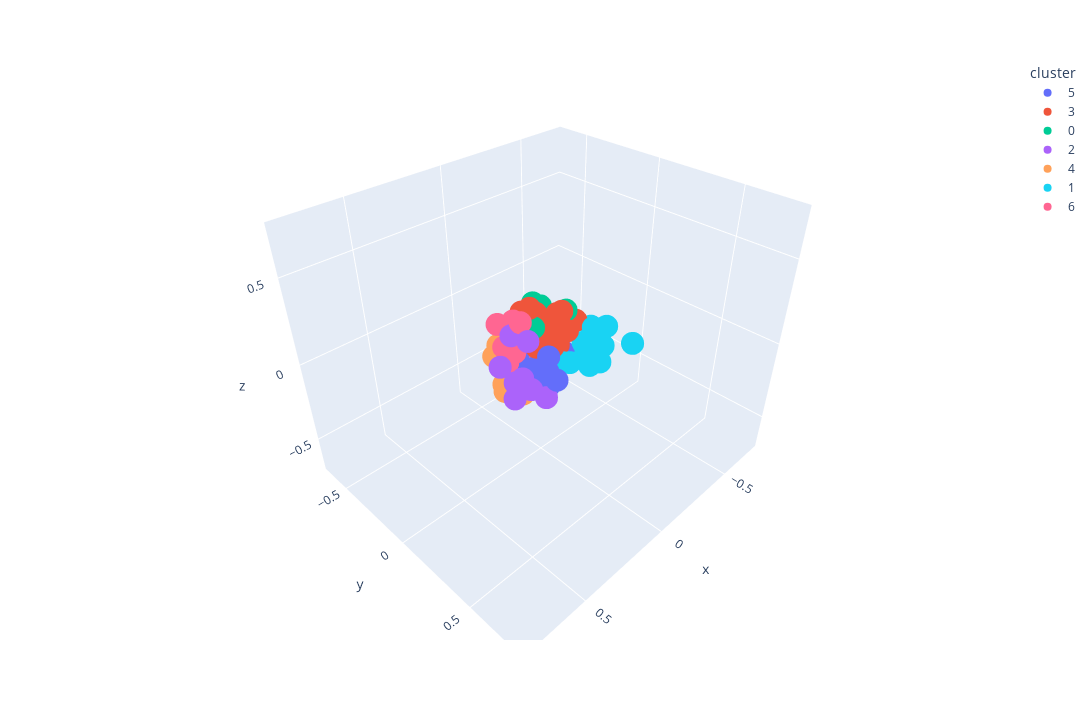

Notebook source saved alongside this figure:
### Markdown cell above
### Visualizing Descriptions

### Code cell
visualize(model, sample_descriptions, "tokenize_desc", 7)

### Figure 1 — Plotly figure (JSON) as saved in the notebook; plotly's stock layout.template omitted (floating-point values rounded to 4 significant figures)
{"data": [{"hovertemplate": "<b>%{hovertext}</b>", "hovertext": ["Baldur's Gate 3", "Cyberpunk 2077", "FINAL FANTASY XIV Online", "DAVE THE DIVER", "ELDEN RING", "Total War: WARHAMMER III", "Hogwarts Legacy", "Stardew Valley", "Wayfinder", "Metro Exodus", "RimWorld", "Stellaris", "Crusader Kings III", "ARK: Survival Evolved", "Shadow Gambit: The Cursed Crew", "Sid Meier’s Civilization® VI", "Contraband Police", "Don't Starve Together", "BOOK OF HOURS", "Valheim"], "legendgroup": "5", "marker": {"color": "#636efa", "symbol": "circle"}, "mode": "markers", "name": "5", "scene": "scene", "showlegend": true, "type": "scatter3d", "x": [-0.01804, -0.006853, 0.0612, -0.1062, -0.009892, 0.001212, -0.07249, 0.04103, -0.005006, 0.1025, 0.07249, 0.03868, 0.0442, -0.03004, -0.1105, 0.09134, 0.01952, 0.007464, 0.04218, -0.0356], "y": [-0.04234, 0.01493, -0.0188, 0.04274, -0.1295, 0.07938, -0.04758, 0.09775, -0.02164, 0.1615, 0.1911, -0.07925, 0.007924, -0.02351, -0.00858, -0.06171, 0.07642, -0.04719, 0.1016, -0.04478], "z": [-0.1273, -0.07419, -0.1524, -0.07204, -0.07351, -0.1717, -0.037, -0.1226, -0.09476, -0.01488, -0.06994, -0.06652, -0.1201, -0.0911, -0.05778, -0.04933, -0.01755, -0.09274, -0.18, -0.1108]}, {"hovertemplate": "<b>%{hovertext}</b>", "hovertext": ["Counter-Strike: Global Offensive", "Call of Duty®", "Rust", "Grand Theft Auto V", "Tom Clancy's Rainbow Six® Siege", "BattleBit Remastered", "Street Fighter™ 6", "PAYDAY 2", "Red Dead Redemption 2", "Hunt: Showdown", "Project Zomboid", "Ready or Not", "Raft", "Fallout 76", "ARMORED CORE™ VI FIRES OF RUBICON™", "Call of Duty®: Black Ops III", "World of Tanks Blitz", "theHunter: Call of the Wild™", "DRAGON BALL Z: KAKAROT"], "legendgroup": "3", "marker": {"color": "#EF553B", "symbol": "circle"}, "mode": "markers", "name": "3", "scene": "scene", "showlegend": true, "type": "scatter3d", "x": [-0.01802, 0.03984, -0.03748, -0.09288, -0.072, -0.0341, -0.01758, -0.1301, -0.1431, -0.1914, -0.09348, -0.08602, 0.01302, -0.06151, -0.06055, -0.1462, 0.02195, -0.01882, -0.09063], "y": [-0.1607, -0.09782, 0.04359, 0.01158, -0.08563, -0.1286, -0.09962, -0.04388, -0.00909, 0.04021, 0.02231, 0.09087, -0.01513, -0.009411, -0.1027, -0.003584, -0.1739, 0.04834, 0.007344], "z": [0.126, 0.009627, -0.003695, 0.1597, 0.06603, 0.1227, 0.1778, 0.0759, 0.1375, 0.0794, -0.03092, 0.09457, -0.007076, -0.0001312, 0.1238, 0.07697, 0.0707, 0.02988, 0.0689]}, {"hovertemplate": "<b>%{hovertext}</b>", "hovertext": ["Apex Legends™", "Dota 2", "Warframe", "Starfield", "Sea of Thieves 2023 Edition", "Path of Exile", "Terraria", "Deep Rock Galactic", "Dead Cells", "Ratchet & Clank: Rift Apart", "The Elder Scrolls V: Skyrim Special Edition", "It Takes Two", "Brawlhalla", "BlazBlue Entropy Effect", "Marvel’s Spider-Man Remastered"], "legendgroup": "0", "marker": {"color": "#00cc96", "symbol": "circle"}, "mode": "markers", "name": "0", "scene": "scene", "showlegend": true, "type": "scatter3d", "x": [-0.0562, -0.07999, -0.05559, -0.03371, -0.1043, -0.09034, -0.08654, -0.09381, -0.1908, -0.1281, -0.06165, 0.002077, -0.1073, -0.1139, -0.1634], "y": [-0.156, -0.1474, -0.1922, -0.08323, -0.02463, -0.1003, -0.05804, -0.109, -0.07673, -0.1451, -0.04056, -0.04884, -0.1787, -0.1246, -0.000566], "z": [0.01565, 0.08873, 0.03388, 0.01113, -0.002041, -0.0624, 0.02136, 0.01529, 0.05953, 0.1164, 0.01151, 0.09152, 0.1306, 0.04672, 0.1385]}, {"hovertemplate": "<b>%{hovertext}</b>", "hovertext": ["Forza Horizon 5", "The Sims™ 4", "Forza Horizon 4", "American Truck Simulator", "Cities: Skylines", "Microsoft Flight Simulator 40th Anniversary Edition", "BeamNG.drive", "Graveyard Keeper", "Planet Zoo"], "legendgroup": "2", "marker": {"color": "#ab63fa", "symbol": "circle"}, "mode": "markers", "name": "2", "scene": "scene", "showlegend": true, "type": "scatter3d", "x": [0.213, 0.2195, 0.2465, 0.3451, 0.2833, 0.3469, 0.2577, 0.1339, 0.3313], "y": [0.04183, 0.1223, 0.1546, 0.3271, 0.1475, 0.1281, 0.2069, 0.1869, 0.2022], "z": [0.2037, -0.06355, 0.02675, 0.1257, 0.02162, 0.1431, 0.2793, -0.1449, -0.01302]}, {"hovertemplate": "<b>%{hovertext}</b>", "hovertext": ["PUBG: BATTLEGROUNDS", "NARAKA: BLADEPOINT", "War Thunder", "The Elder Scrolls® Online", "Destiny 2", "Hearts of Iron IV", "Yu-Gi-Oh! Master Duel", "Farming Simulator 22", "Mount & Blade II: Bannerlord", "Sengoku Dynasty", "Eternal Return", "New World", "Guild Wars 2"], "legendgroup": "4", "marker": {"color": "#FFA15A", "symbol": "circle"}, "mode": "markers", "name": "4", "scene": "scene", "showlegend": true, "type": "scatter3d", "x": [0.1263, -0.02008, 0.1206, 0.0568, 0.1233, 0.1492, 0.07758, 0.2314, 0.1636, 0.1305, 0.05395, 0.03098, 0.07275], "y": [-0.2031, -0.1277, -0.1736, -0.1062, -0.1505, -0.1046, -0.1702, 0.007718, -0.085, 0.01817, -0.1231, -0.1177, -0.1861], "z": [-0.1001, -0.09186, -0.01593, -0.09584, -0.116, -0.05519, -0.08986, -0.147, -0.1989, -0.2239, -0.04531, -0.1436, -0.0884]}, {"hovertemplate": "<b>%{hovertext}</b>", "hovertext": ["Remnant II", "Dead by Daylight", "Phasmophobia", "Sons Of The Forest", "The Texas Chain Saw Massacre", "Vampire Survivors", "SCP: 5K", "The Outlast Trials", "DayZ", "Darkest Dungeon® II", "Escape the Backrooms", "Six Days in Fallujah", "The Binding of Isaac: Rebirth", "Resident Evil 4", "Dying Light"], "legendgroup": "1", "marker": {"color": "#19d3f3", "symbol": "circle"}, "mode": "markers", "name": "1", "scene": "scene", "showlegend": true, "type": "scatter3d", "x": [-0.1043, -0.2747, -0.2097, -0.1423, -0.2795, -0.1529, -0.2372, -0.1586, -0.05766, -0.07246, -0.2193, -0.1362, -0.1226, -0.09092, -0.2322], "y": [0.01126, 0.1681, 0.2109, 0.2571, 0.335, 0.1021, 0.09864, 0.2117, 0.08519, 0.1263, 0.1537, 0.1479, 0.01721, 0.2394, 0.1205], "z": [-0.08119, 0.05915, -0.007067, -0.04773, 0.03159, -0.0909, 0.04597, -0.05182, -0.09403, -0.08143, -0.02509, 0.02318, -0.1063, -0.04887, 0.05008]}, {"hovertemplate": "<b>%{hovertext}</b>", "hovertext": ["Team Fortress 2", "EA SPORTS™ FIFA 23", "World of Warships", "Football Manager 2023", "Euro Truck Simulator 2", "Madden NFL 24", "F1® 23", "EA SPORTS FC™ 24", "Garry's Mod"], "legendgroup": "6", "marker": {"color": "#FF6692", "symbol": "circle"}, "mode": "markers", "name": "6", "scene": "scene", "showlegend": true, "type": "scatter3d", "x": [0.0541, 0.1536, 0.161, 0.1543, 0.2155, 0.1299, 0.1807, 0.09957, 0.1034], "y": [-0.06979, -0.1297, -0.053, -0.0868, 0.06771, -0.04614, 0.06887, -0.0803, -0.04821], "z": [-0.02248, 0.1544, -0.03856, 0.03619, 0.1193, 0.1207, 0.2746, 0.1704, 0.1454]}], "layout": {"height": 720, "legend": {"title": {"text": "cluster"}, "tracegroupgap": 0}, "margin": {"t": 60}, "scene": {"domain": {"x": [0, 1], "y": [0, 1]}, "xaxis": {"range": [-0.7795, 0.8469], "title": {"text": "x"}}, "yaxis": {"range": [-0.7031, 0.835], "title": {"text": "y"}}, "zaxis": {"range": [-0.7239, 0.7793], "title": {"text": "z"}}}, "width": 1280}}
